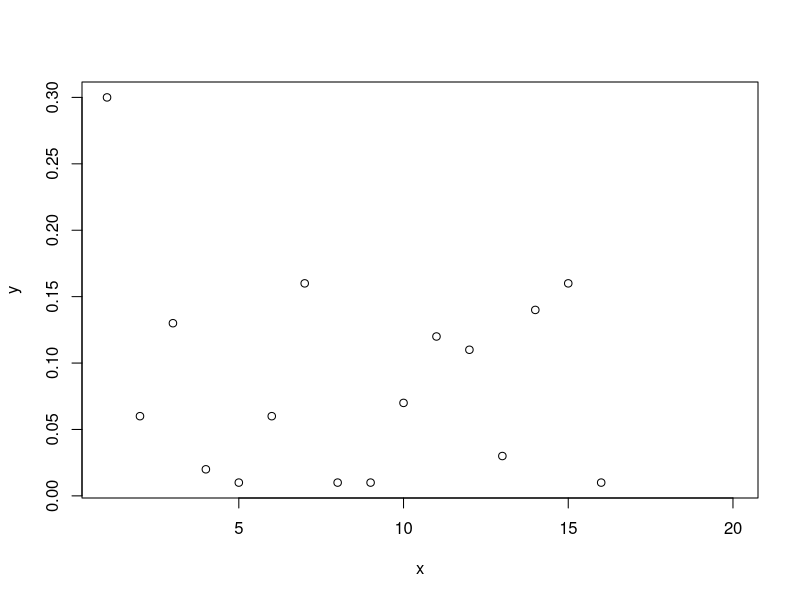
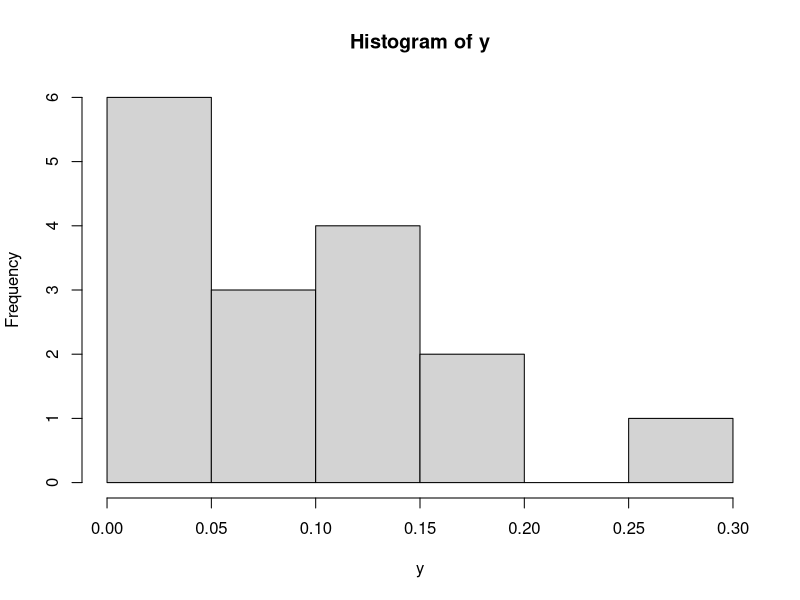

Write the R code that produced these figures, in order.

dataset <- read.csv("red.csv")
#print(dataset[1])
first = dataset[1,]
y = data.matrix(first)
x = seq(1, length(first), by=1)
plot(x,y)
#print(is.na(first))
#matplot(first)
hist(y)

